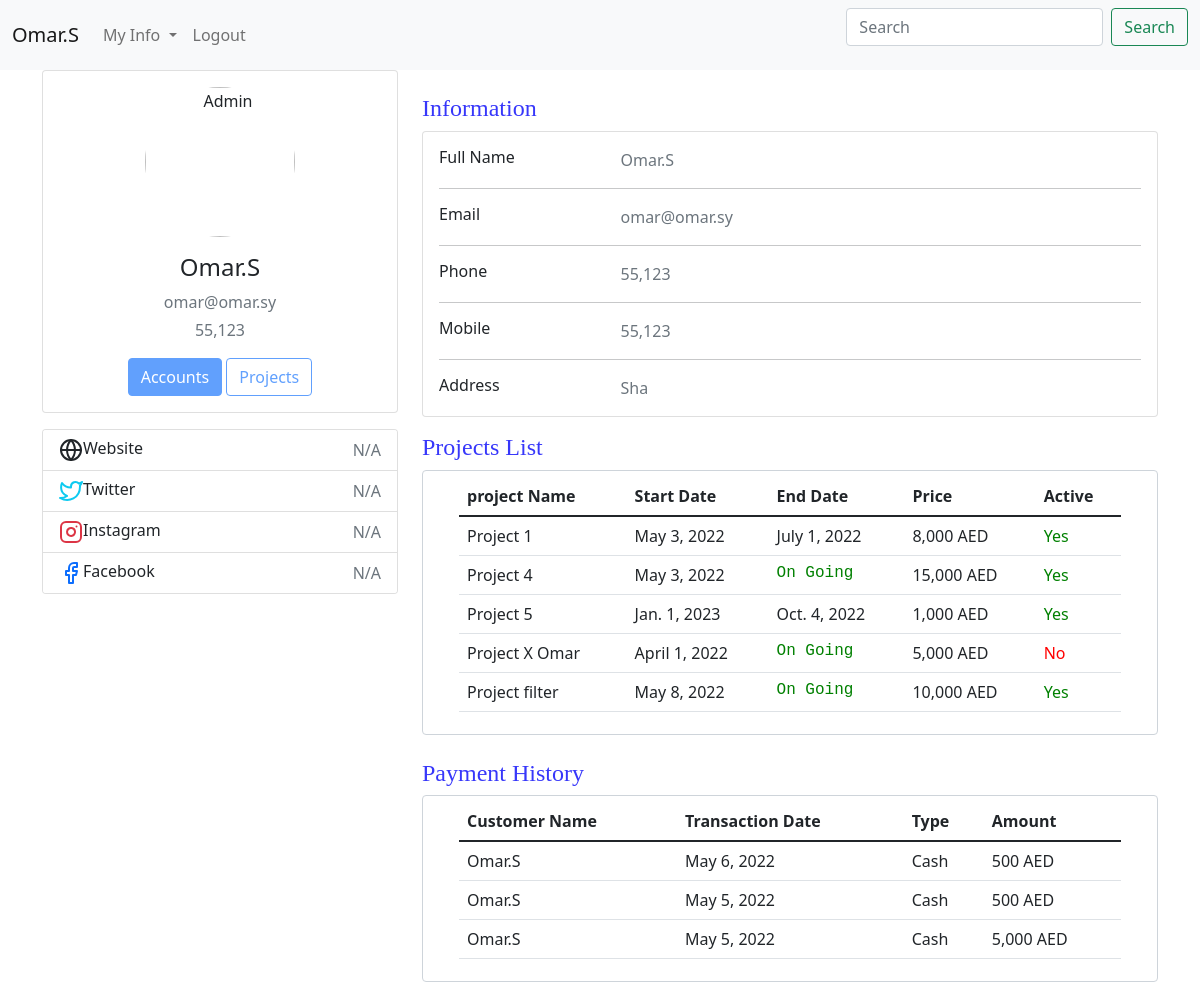
/UserCheckProject (signed in), run on an earlier commit of the app's database.
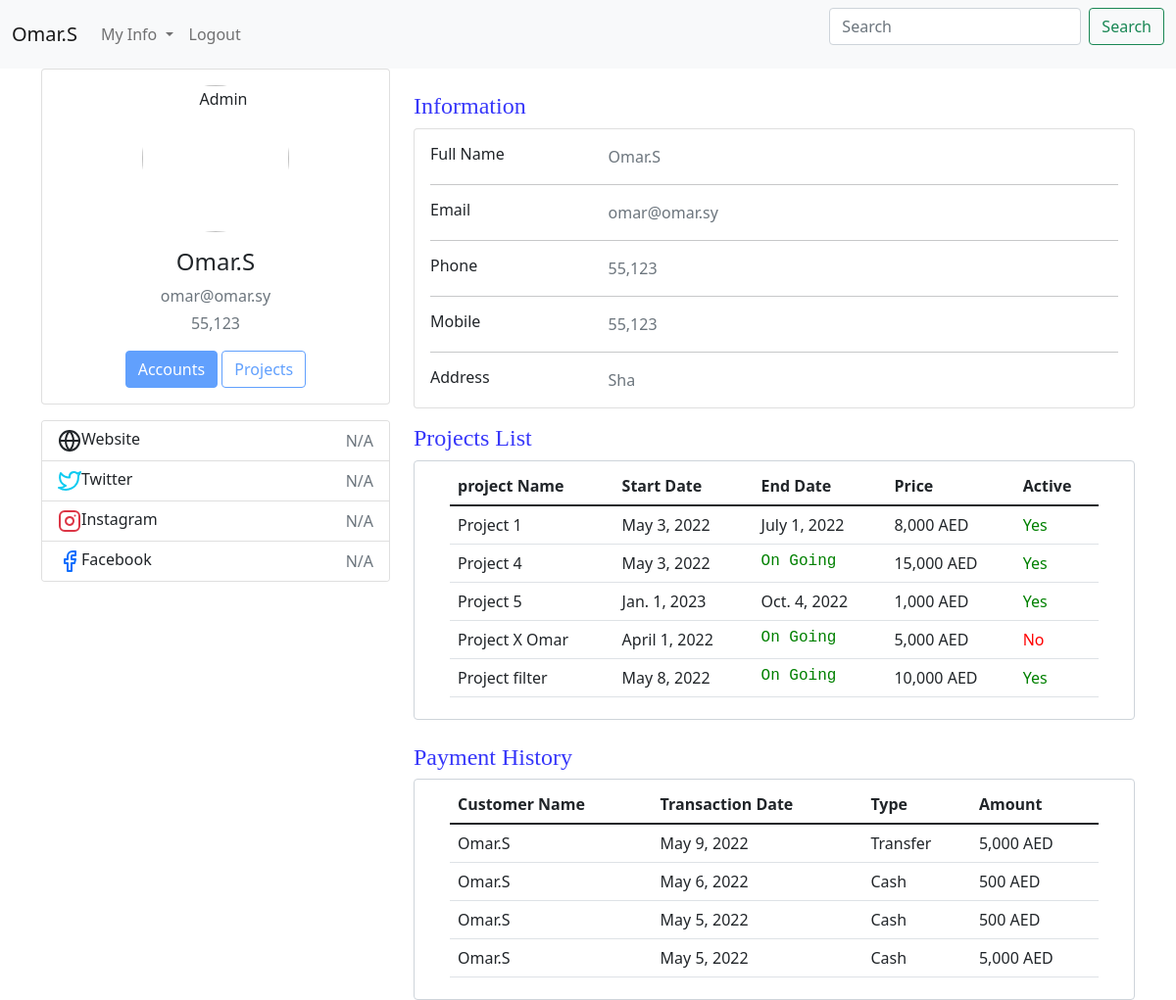
And on a later commit of the database.
### CRM/models.py (models this page shows, shortened)
class ProjectInfoModel(models.Model):
    projectId = models.AutoField(primary_key=True)
    projectName = models.CharField(max_length=100 , unique=True)
    projectDesc =  models.CharField(max_length=300)
    startDate = models.DateField(default= datetime.now)
    endDate = models.DateField(blank=True, null=True)
    price = models.IntegerField()
    active = models.BooleanField(default=True)
    createdBy = models.ForeignKey(User, on_delete=models.CASCADE)
    GA1 = models.CharField(max_length=100 , blank=True, null=True)
    GA2 = models.CharField(max_length=100 , blank=True, null=True)
    GB1 = models.BooleanField(default=False , blank=True, null=True)
    GB2 = models.BooleanField(default=False , blank=True, null=True)
    GD1 = models.DateField(blank=True, null=True)
    GD2 = models.DateField(blank=True, null=True)

class paymentsModel(models.Model):
    payType = [
            ('Card', 'Card'),
            ('Cash', 'Cash'),
            ('Transfer', 'Bank Transfer'),
            ]
    currency = [
        ('AED','AED'),
        {'$' , 'dollar'}
    ]
    transactionId = models.AutoField(primary_key=True)
    customerId = models.ForeignKey(CustomerInfoModel,on_delete=models.DO_NOTHING)
    paymentRef = models.CharField(max_length=100)
    transactionDate = models.DateField(default=datetime.now)
    paymentType = models.CharField(max_length=10 , choices=payType)
    paymentAmount = models.IntegerField()
    Currency = models.CharField(max_length=6 , choices=currency)
    createdBy = models.ForeignKey(User, on_delete=models.DO_NOTHING)
    GA1 = models.CharField(max_length=100 , blank=True, null=True)
    GB1 = models.BooleanField(blank=True, null=True)
    GD1 = models.DateField(blank=True, null=True)

### CRM/views.py (the view)
# urls.py: path('UserCheckProject',views.UserCheckProject,name='UserCheckProject'),
@login_required
def UserCheckProject(request):
    loginUser = User.objects.filter(username = request.user)
    try:
        customerProfile = CustomerInfoModel.objects.filter(userLogin =  loginUser[0])
    except Exception as e:
        customerProfile = ''
    try:
        q1 = assignProjectModel.objects.filter(userLogin = request.user)
    except Exception as e:
        q1 = 'NO Projects'
    try:
        CustomerIDFilter = q1.values_list('customerId')[0]
    except Exception as e:
        CustomerIDFilter = 'NO Projects'
    try:
        CustomerProjects = assignProjectModel.objects.values('projectId__projectName','assignDate','projectId__price','projectId__active','projectId__endDate').filter(customerId = CustomerIDFilter)
    except Exception as e:
        CustomerProjects = ''
    try:
        CustomerPayment = paymentsModel.objects.values('customerId__customerName','transactionDate','paymentType','paymentAmount','Currency').filter(customerId = CustomerIDFilter).order_by('-transactionDate')
    except Exception as e:
        CustomerPayment = ''
    context = {
     'q1':q1 ,
     'CustomerIDFilter':CustomerIDFilter,
     'CustomerProjects':CustomerProjects,
     'customerProfile':customerProfile,
     'loginUser' : loginUser,
     'CustomerPayment' : CustomerPayment
     }
    return render(request,'CRM/Profile.html',context)

### CRM/templates/CRM/Profile.html (shortened to what the changed rows need)
{% include 'CRM/base.html' %}
{% load humanize %}
{% block content %}
<div class="container">
    <div class="main-body">
          <div class="row gutters-sm">
            <div class="col-md-8">
              <br>
  <div class="form-control">
  <div class="container-lg">
<table  class="table">
    <thead>
      <tr>
        <th scope="col">project Name</th>
        <th scope="col">Start Date</th>
        <th scope="col">End Date</th>
        <th scope="col">Price</th>
        <th scope="col">Active</th>
      </tr>
    </thead>
    <tbody>
      <tr>
          {% for x in CustomerProjects %}
        <td  >{{x.projectId__projectName}}</td>
        <td>{{x.assignDate}}</td>
        {% if x.projectId__endDate == Null %} <td style="color: green; font-family: 'Courier New', Courier, monospace;">On Going</td> {% else %} <td>{{x.projectId__endDate}}</td> {% endif %}
        <td>{{x.projectId__price|intcomma}} AED</td>
        {% if x.projectId__active == True %} <td style="color: green;">Yes</td> {% else %} <td style="color: red;">No</td> {% endif %}
      </tr>
      {% endfor %}
    </tbody>
  </table>
</div>
</div>
<br>
<div class="form-control">
<div class="container-lg">
<table  class="table">
  <thead>
    <tr>
      <th scope="col">Customer Name</th>
      <th scope="col">Transaction Date</th>
      <th scope="col">Type</th>
      <th scope="col">Amount</th>
    </tr>
  </thead>
  <tbody>
    <tr>
        {% for x in CustomerPayment %}
      <td  >{{x.customerId__customerName}}</td>
      <td>{{x.transactionDate}}</td>
      <td>{{x.paymentType}}</td>
      <td>{{x.paymentAmount|intcomma}} {{x.Currency}}</td>
    </tr>
    {% endfor %}
  </tbody>
</table>
</div>
</div>
{% endblock %}

What changed in the data, as far as the page shows it:
added paymentsModel: customerId__customerName "Omar.S", transactionDate "May 9, 2022", paymentType "Transfer", paymentAmount "5,000", Currency "AED"
